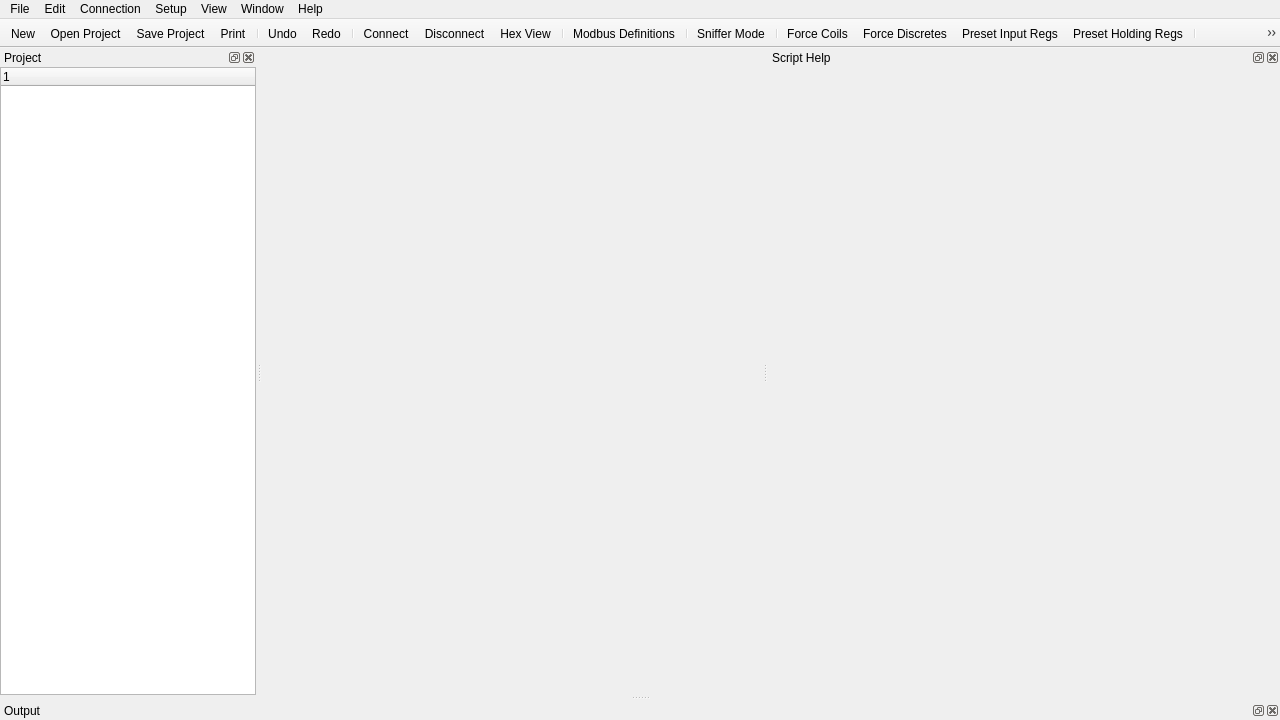
<?xml version="1.0" encoding="UTF-8"?>
<ui version="4.0">
 <class>MainWindow</class>
 <widget class="QMainWindow" name="MainWindow">
  <property name="geometry">
   <rect>
    <x>0</x>
    <y>0</y>
    <width>1280</width>
    <height>720</height>
   </rect>
  </property>
  <property name="contextMenuPolicy">
   <enum>Qt::NoContextMenu</enum>
  </property>
  <property name="windowTitle">
   <string>Open ModSim</string>
  </property>
  <property name="windowIcon">
   <iconset resource="resources.qrc">
    <normaloff>:/res/omodsim.png</normaloff>:/res/omodsim.png</iconset>
  </property>
  <widget class="QWidget" name="centralwidget">
   <layout class="QHBoxLayout" name="horizontalLayout">
    <property name="leftMargin">
     <number>0</number>
    </property>
    <property name="topMargin">
     <number>0</number>
    </property>
    <property name="rightMargin">
     <number>0</number>
    </property>
    <property name="bottomMargin">
     <number>0</number>
    </property>
    <item>
     <widget class="MdiAreaEx" name="mdiArea" native="true">
      <property name="documentMode" stdset="0">
       <bool>true</bool>
      </property>
      <property name="tabsClosable" stdset="0">
       <bool>true</bool>
      </property>
      <property name="tabsMovable" stdset="0">
       <bool>true</bool>
      </property>
     </widget>
    </item>
   </layout>
  </widget>
  <widget class="QDockWidget" name="projectDockWidget">
   <property name="allowedAreas">
    <set>Qt::LeftDockWidgetArea|Qt::RightDockWidgetArea</set>
   </property>
   <property name="windowTitle">
    <string>Project</string>
   </property>
   <attribute name="dockWidgetArea">
    <number>1</number>
   </attribute>
   <widget class="QWidget" name="projectDockWidgetContents">
    <layout class="QVBoxLayout" name="projectDockWidgetLayout">
     <property name="leftMargin">
      <number>0</number>
     </property>
     <property name="topMargin">
      <number>0</number>
     </property>
     <property name="rightMargin">
      <number>0</number>
     </property>
     <property name="bottomMargin">
      <number>0</number>
     </property>
     <item>
      <widget class="ProjectTreeWidget" name="projectTree">
       <column>
        <property name="text">
         <string notr="true">1</string>
        </property>
       </column>
      </widget>
     </item>
    </layout>
   </widget>
  </widget>
  <widget class="QDockWidget" name="helpDockWidget">
   <property name="minimumSize">
    <size>
     <width>512</width>
     <height>38</height>
    </size>
   </property>
   <property name="visible">
    <bool>true</bool>
   </property>
   <property name="allowedAreas">
    <set>Qt::BottomDockWidgetArea|Qt::LeftDockWidgetArea|Qt::RightDockWidgetArea</set>
   </property>
   <property name="windowTitle">
    <string>Script Help</string>
   </property>
   <attribute name="dockWidgetArea">
    <number>2</number>
   </attribute>
   <widget class="QWidget" name="helpDockWidgetContents">
    <layout class="QVBoxLayout" name="helpDockWidgetLayout">
     <property name="leftMargin">
      <number>0</number>
     </property>
     <property name="topMargin">
      <number>0</number>
     </property>
     <property name="rightMargin">
      <number>0</number>
     </property>
     <property name="bottomMargin">
      <number>0</number>
     </property>
     <item>
      <widget class="HelpWidget" name="helpWidget" native="true"/>
     </item>
    </layout>
   </widget>
  </widget>
  <widget class="QDockWidget" name="consoleDockWidget">
   <property name="visible">
    <bool>true</bool>
   </property>
   <property name="allowedAreas">
    <set>Qt::BottomDockWidgetArea|Qt::TopDockWidgetArea</set>
   </property>
   <property name="windowTitle">
    <string>Output</string>
   </property>
   <attribute name="dockWidgetArea">
    <number>8</number>
   </attribute>
   <widget class="QWidget" name="consoleDockWidgetContents">
    <layout class="QVBoxLayout" name="consoleDockWidgetLayout">
     <property name="leftMargin">
      <number>0</number>
     </property>
     <property name="topMargin">
      <number>0</number>
     </property>
     <property name="rightMargin">
      <number>0</number>
     </property>
     <property name="bottomMargin">
      <number>0</number>
     </property>
     <item>
      <widget class="OutputPanel" name="outputPanel" native="true"/>
     </item>
    </layout>
   </widget>
  </widget>
  <widget class="QMenuBar" name="menubar">
   <property name="geometry">
    <rect>
     <x>0</x>
     <y>0</y>
     <width>1280</width>
     <height>21</height>
    </rect>
   </property>
   <widget class="QMenu" name="menuFile">
    <property name="title">
     <string>File</string>
    </property>
    <widget class="QMenu" name="menuNew">
     <property name="title">
      <string>New</string>
     </property>
     <addaction name="actionNewDataView"/>
     <addaction name="actionNewDataMapView"/>
     <addaction name="actionNewTrafficView"/>
     <addaction name="actionNewScript"/>
    </widget>
    <addaction name="menuNew"/>
    <addaction name="separator"/>
    <addaction name="actionImportScript"/>
    <addaction name="separator"/>
    <addaction name="actionClose"/>
    <addaction name="actionCloseAll"/>
    <addaction name="separator"/>
    <addaction name="actionOpenProject"/>
    <addaction name="actionSaveProject"/>
    <addaction name="actionSaveProjectAs"/>
    <addaction name="actionCloseProject"/>
    <addaction name="separator"/>
    <addaction name="actionPrint"/>
    <addaction name="actionPrintSetup"/>
    <addaction name="separator"/>
    <addaction name="actionExit"/>
   </widget>
   <widget class="QMenu" name="menuEdit">
    <property name="title">
     <string>Edit</string>
    </property>
    <addaction name="actionUndo"/>
    <addaction name="actionRedo"/>
    <addaction name="separator"/>
    <addaction name="actionCut"/>
    <addaction name="actionCopy"/>
    <addaction name="actionPaste"/>
    <addaction name="separator"/>
    <addaction name="actionSelectAll"/>
    <addaction name="separator"/>
    <addaction name="actionFind"/>
    <addaction name="actionReplace"/>
    <addaction name="separator"/>
    <addaction name="actionPreferences"/>
   </widget>
   <widget class="QMenu" name="menuConnection">
    <property name="title">
     <string>Connection</string>
    </property>
    <addaction name="actionConnect"/>
    <addaction name="actionDisconnect"/>
    <addaction name="separator"/>
    <addaction name="actionSnifferMode"/>
   </widget>
   <widget class="QMenu" name="menuSetup">
    <property name="title">
     <string>Setup</string>
    </property>
    <addaction name="actionMbDefinitions"/>
    <addaction name="separator"/>
    <addaction name="actionForceCoils"/>
    <addaction name="actionForceDiscretes"/>
    <addaction name="actionPresetInputRegs"/>
    <addaction name="actionPresetHoldingRegs"/>
   </widget>
   <widget class="QMenu" name="menuWindow">
    <property name="title">
     <string>Window</string>
    </property>
    <addaction name="actionCascade"/>
    <addaction name="actionTile"/>
   </widget>
   <widget class="QMenu" name="menuHelp">
    <property name="title">
     <string>Help</string>
    </property>
    <addaction name="actionAbout"/>
   </widget>
   <widget class="QMenu" name="menuView">
    <property name="title">
     <string>View</string>
    </property>
    <addaction name="actionTabbedView"/>
    <addaction name="actionSplitView"/>
    <addaction name="separator"/>
    <addaction name="actionToolbar"/>
    <addaction name="actionStatusBar"/>
    <addaction name="separator"/>
    <addaction name="actionProjectTree"/>
    <addaction name="actionScriptHelp"/>
    <addaction name="actionOutputWindow"/>
    <addaction name="separator"/>
    <addaction name="actionMsgParser"/>
   </widget>
   <addaction name="menuFile"/>
   <addaction name="menuEdit"/>
   <addaction name="menuConnection"/>
   <addaction name="menuSetup"/>
   <addaction name="menuView"/>
   <addaction name="menuWindow"/>
   <addaction name="menuHelp"/>
  </widget>
  <widget class="ToolBar" name="toolBarMain">
   <property name="windowTitle">
    <string>Toolbar</string>
   </property>
   <property name="movable">
    <bool>false</bool>
   </property>
   <property name="allowedAreas">
    <set>Qt::TopToolBarArea</set>
   </property>
   <property name="floatable">
    <bool>false</bool>
   </property>
   <attribute name="toolBarArea">
    <enum>TopToolBarArea</enum>
   </attribute>
   <attribute name="toolBarBreak">
    <bool>false</bool>
   </attribute>
   <addaction name="actionNew"/>
   <addaction name="actionOpenProject"/>
   <addaction name="actionSaveProject"/>
   <addaction name="actionPrint"/>
   <addaction name="separator"/>
   <addaction name="actionUndo"/>
   <addaction name="actionRedo"/>
   <addaction name="separator"/>
   <addaction name="actionConnect"/>
   <addaction name="actionDisconnect"/>
   <addaction name="actionHexView"/>
   <addaction name="separator"/>
   <addaction name="actionMbDefinitions"/>
   <addaction name="separator"/>
   <addaction name="actionSnifferMode"/>
   <addaction name="separator"/>
   <addaction name="actionForceCoils"/>
   <addaction name="actionForceDiscretes"/>
   <addaction name="actionPresetInputRegs"/>
   <addaction name="actionPresetHoldingRegs"/>
   <addaction name="separator"/>
   <addaction name="actionMsgParser"/>
   <addaction name="separator"/>
   <addaction name="actionAbout"/>
  </widget>
  <action name="actionNew">
   <property name="text">
    <string>New</string>
   </property>
   <property name="shortcut">
    <string notr="true">Ctrl+N</string>
   </property>
  </action>
  <action name="actionClose">
   <property name="text">
    <string>Close</string>
   </property>
   <property name="shortcut">
    <string notr="true">Ctrl+W</string>
   </property>
  </action>
  <action name="actionOpenProject">
   <property name="icon">
    <iconset resource="resources.qrc">
     <normaloff>:/res/icons/fallback/open.png</normaloff>:/res/icons/fallback/open.png</iconset>
   </property>
   <property name="text">
    <string>Open Project...</string>
   </property>
   <property name="shortcut">
    <string>Ctrl+O</string>
   </property>
  </action>
  <action name="actionSaveProject">
   <property name="icon">
    <iconset resource="resources.qrc">
     <normaloff>:/res/icons/fallback/save.png</normaloff>:/res/icons/fallback/save.png</iconset>
   </property>
   <property name="text">
    <string>Save Project</string>
   </property>
  </action>
  <action name="actionSaveProjectAs">
   <property name="text">
    <string>Save Project As...</string>
   </property>
  </action>
  <action name="actionCloseProject">
   <property name="text">
    <string>Close Project</string>
   </property>
  </action>
  <action name="actionPrint">
   <property name="icon">
    <iconset resource="resources.qrc">
     <normaloff>:/res/icons/fallback/print.png</normaloff>:/res/icons/fallback/print.png</iconset>
   </property>
   <property name="text">
    <string>Print...</string>
   </property>
   <property name="shortcut">
    <string notr="true">Ctrl+P</string>
   </property>
  </action>
  <action name="actionPrintSetup">
   <property name="text">
    <string>Print Setup...</string>
   </property>
  </action>
  <action name="actionRecentFile">
   <property name="text">
    <string>Recent File</string>
   </property>
  </action>
  <action name="actionExit">
   <property name="text">
    <string>Exit</string>
   </property>
   <property name="menuRole">
    <enum>QAction::QuitRole</enum>
   </property>
  </action>
  <action name="actionConnect">
   <property name="icon">
    <iconset resource="resources.qrc">
     <normaloff>:/res/icons/fallback/connect.png</normaloff>:/res/icons/fallback/connect.png</iconset>
   </property>
   <property name="text">
    <string>Connect</string>
   </property>
  </action>
  <action name="actionDisconnect">
   <property name="icon">
    <iconset resource="resources.qrc">
     <normaloff>:/res/icons/fallback/disconnect.png</normaloff>:/res/icons/fallback/disconnect.png</iconset>
   </property>
   <property name="text">
    <string>Disconnect</string>
   </property>
  </action>
  <action name="actionHexView">
   <property name="checkable">
    <bool>true</bool>
   </property>
   <property name="icon">
    <iconset resource="resources.qrc">
     <normaloff>:/res/icons/fallback/hex-view.png</normaloff>:/res/icons/fallback/hex-view.png</iconset>
   </property>
   <property name="text">
    <string>Hex View</string>
   </property>
   <property name="toolTip">
    <string>Hex View</string>
   </property>
  </action>
  <action name="actionSnifferMode">
   <property name="checkable">
    <bool>true</bool>
   </property>
   <property name="icon">
    <iconset resource="resources.qrc">
     <normaloff>:/res/icons/fallback/sniffer.png</normaloff>:/res/icons/fallback/sniffer.png</iconset>
   </property>
   <property name="text">
    <string>Sniffer Mode</string>
   </property>
   <property name="toolTip">
    <string>Sniffer mode: show all Modbus RTU traffic on serial ports without responding</string>
   </property>
  </action>
  <action name="actionCascade">
   <property name="text">
    <string>Cascade</string>
   </property>
  </action>
  <action name="actionTile">
   <property name="text">
    <string>Tile</string>
   </property>
  </action>
  <action name="actionAbout">
   <property name="icon">
    <iconset resource="resources.qrc">
     <normaloff>:/res/icons/fallback/about.png</normaloff>:/res/icons/fallback/about.png</iconset>
   </property>
   <property name="text">
    <string>About Open ModSim...</string>
   </property>
   <property name="menuRole">
    <enum>QAction::AboutRole</enum>
   </property>
  </action>
  <action name="actionToolbar">
   <property name="checkable">
    <bool>true</bool>
   </property>
   <property name="text">
    <string>Toolbar</string>
   </property>
  </action>
  <action name="actionStatusBar">
   <property name="checkable">
    <bool>true</bool>
   </property>
   <property name="text">
    <string>Status Bar</string>
   </property>
  </action>
  <action name="actionForceCoils">
   <property name="icon">
    <iconset resource="resources.qrc">
     <normaloff>:/res/icons/fallback/force-coils.png</normaloff>:/res/icons/fallback/force-coils.png</iconset>
   </property>
   <property name="text">
    <string>Force Coils</string>
   </property>
  </action>
  <action name="actionPresetHoldingRegs">
   <property name="icon">
    <iconset resource="resources.qrc">
     <normaloff>:/res/icons/fallback/preset-holding-regs.png</normaloff>:/res/icons/fallback/preset-holding-regs.png</iconset>
   </property>
   <property name="text">
    <string>Preset Holding Regs</string>
   </property>
  </action>
  <action name="actionPresetInputRegs">
   <property name="icon">
    <iconset resource="resources.qrc">
     <normaloff>:/res/icons/fallback/preset-input-regs.png</normaloff>:/res/icons/fallback/preset-input-regs.png</iconset>
   </property>
   <property name="text">
    <string>Preset Input Regs</string>
   </property>
  </action>
  <action name="actionForceDiscretes">
   <property name="icon">
    <iconset resource="resources.qrc">
     <normaloff>:/res/icons/fallback/force-discretes.png</normaloff>:/res/icons/fallback/force-discretes.png</iconset>
   </property>
   <property name="text">
    <string>Force Discretes</string>
   </property>
  </action>
  <action name="actionUndo">
   <property name="icon">
    <iconset resource="resources.qrc">
     <normaloff>:/res/icons/fallback/undo.png</normaloff>:/res/icons/fallback/undo.png</iconset>
   </property>
   <property name="text">
    <string>Undo</string>
   </property>
   <property name="shortcut">
    <string notr="true">Ctrl+Z</string>
   </property>
  </action>
  <action name="actionRedo">
   <property name="icon">
    <iconset resource="resources.qrc">
     <normaloff>:/res/icons/fallback/redo.png</normaloff>:/res/icons/fallback/redo.png</iconset>
   </property>
   <property name="text">
    <string>Redo</string>
   </property>
   <property name="shortcut">
    <string notr="true">Ctrl+Y</string>
   </property>
  </action>
  <action name="actionCut">
   <property name="icon">
    <iconset resource="resources.qrc">
     <normaloff>:/res/icons/fallback/cut.png</normaloff>:/res/icons/fallback/cut.png</iconset>
   </property>
   <property name="text">
    <string>Cut</string>
   </property>
   <property name="shortcut">
    <string notr="true">Ctrl+X</string>
   </property>
  </action>
  <action name="actionCopy">
   <property name="icon">
    <iconset resource="resources.qrc">
     <normaloff>:/res/icons/fallback/copy.png</normaloff>:/res/icons/fallback/copy.png</iconset>
   </property>
   <property name="text">
    <string>Copy</string>
   </property>
   <property name="shortcut">
    <string notr="true">Ctrl+C</string>
   </property>
  </action>
  <action name="actionPaste">
   <property name="icon">
    <iconset resource="resources.qrc">
     <normaloff>:/res/icons/fallback/paste.png</normaloff>:/res/icons/fallback/paste.png</iconset>
   </property>
   <property name="text">
    <string>Paste</string>
   </property>
   <property name="shortcut">
    <string notr="true">Ctrl+V</string>
   </property>
  </action>
  <action name="actionSelectAll">
   <property name="text">
    <string>Select All</string>
   </property>
   <property name="shortcut">
    <string notr="true">Ctrl+A</string>
   </property>
  </action>
  <action name="actionFind">
   <property name="text">
    <string>Find...</string>
   </property>
   <property name="shortcut">
    <string notr="true">Ctrl+F</string>
   </property>
  </action>
  <action name="actionReplace">
   <property name="text">
    <string>Replace...</string>
   </property>
   <property name="shortcut">
    <string>Ctrl+H</string>
   </property>
  </action>
  <action name="actionMsgParser">
   <property name="icon">
    <iconset resource="resources.qrc">
     <normaloff>:/res/icons/fallback/msg-parser.png</normaloff>:/res/icons/fallback/msg-parser.png</iconset>
   </property>
   <property name="text">
    <string>Msg Parser</string>
   </property>
   <property name="shortcut">
    <string notr="true">F9</string>
   </property>
   <property name="shortcutContext">
    <enum>Qt::ApplicationShortcut</enum>
   </property>
   <property name="autoRepeat">
    <bool>false</bool>
   </property>
  </action>
  <action name="actionMbDefinitions">
   <property name="icon">
    <iconset resource="resources.qrc">
     <normaloff>:/res/icons/fallback/mb-definitions.png</normaloff>:/res/icons/fallback/mb-definitions.png</iconset>
   </property>
   <property name="text">
    <string>Modbus Definitions</string>
   </property>
   <property name="menuRole">
    <enum>QAction::NoRole</enum>
   </property>
  </action>
  <action name="actionTabbedView">
   <property name="checkable">
    <bool>true</bool>
   </property>
   <property name="text">
    <string>Tabbed View</string>
   </property>
  </action>
  <action name="actionCloseAll">
   <property name="text">
    <string>Close All</string>
   </property>
   <property name="toolTip">
    <string>Close All Windows</string>
   </property>
   <property name="shortcut">
    <string notr="true">Ctrl+Shift+W</string>
   </property>
  </action>
  <action name="actionScriptHelp">
   <property name="checkable">
    <bool>true</bool>
   </property>
   <property name="text">
    <string>Script Help</string>
   </property>
   <property name="toolTip">
    <string>Script Help</string>
   </property>
   <property name="shortcut">
    <string>F1</string>
   </property>
  </action>
  <action name="actionOutputWindow">
   <property name="checkable">
    <bool>true</bool>
   </property>
   <property name="text">
    <string>Output Window</string>
   </property>
   <property name="toolTip">
    <string>Output Window</string>
   </property>
  </action>
  <action name="actionProjectTree">
   <property name="checkable">
    <bool>true</bool>
   </property>
   <property name="text">
    <string>Project Tree</string>
   </property>
  </action>
  <action name="actionPreferences">
   <property name="text">
    <string>Preferences</string>
   </property>
   <property name="shortcut">
    <string notr="true">Ctrl+,</string>
   </property>
   <property name="menuRole">
    <enum>QAction::PreferencesRole</enum>
   </property>
  </action>
  <action name="actionNewDataView">
   <property name="icon">
    <iconset resource="resources.qrc">
     <normaloff>:/res/icons/fallback/new-data.png</normaloff>:/res/icons/fallback/new-data.png</iconset>
   </property>
   <property name="text">
    <string>New Data View</string>
   </property>
  </action>
  <action name="actionNewTrafficView">
   <property name="icon">
    <iconset resource="resources.qrc">
     <normaloff>:/res/icons/fallback/new-traffic.png</normaloff>:/res/icons/fallback/new-traffic.png</iconset>
   </property>
   <property name="text">
    <string>New Traffic View</string>
   </property>
  </action>
  <action name="actionNewScript">
   <property name="icon">
    <iconset resource="resources.qrc">
     <normaloff>:/res/icons/fallback/new-script.png</normaloff>:/res/icons/fallback/new-script.png</iconset>
   </property>
   <property name="text">
    <string>New Script</string>
   </property>
  </action>
  <action name="actionNewDataMapView">
   <property name="icon">
    <iconset resource="resources.qrc">
     <normaloff>:/res/icons/fallback/new-data.png</normaloff>:/res/icons/fallback/new-data.png</iconset>
   </property>
   <property name="text">
    <string>New Map View</string>
   </property>
   <property name="toolTip">
    <string>New Map View</string>
   </property>
  </action>
  <action name="actionImportScript">
   <property name="text">
    <string>Import Script...</string>
   </property>
  </action>
  <action name="actionSplitView">
   <property name="checkable">
    <bool>true</bool>
   </property>
   <property name="icon">
    <iconset resource="resources.qrc">
     <normaloff>:/res/icons/fallback/split-view.png</normaloff>:/res/icons/fallback/split-view.png</iconset>
   </property>
   <property name="text">
    <string>Split View</string>
   </property>
  </action>
 </widget>
 <customwidgets>
  <customwidget>
   <class>MdiAreaEx</class>
   <extends>QWidget</extends>
   <header>mdiareaex.h</header>
   <container>1</container>
  </customwidget>
  <customwidget>
   <class>ProjectTreeWidget</class>
   <extends>QTreeWidget</extends>
   <header>projecttreewidget.h</header>
  </customwidget>
  <customwidget>
   <class>HelpWidget</class>
   <extends>QWidget</extends>
   <header>helpwidget.h</header>
   <container>1</container>
  </customwidget>
  <customwidget>
   <class>OutputPanel</class>
   <extends>QWidget</extends>
   <header>outputpanel.h</header>
   <container>1</container>
  </customwidget>
  <customwidget>
   <class>ToolBar</class>
   <extends>QToolBar</extends>
   <header>toolbar.h</header>
  </customwidget>
 </customwidgets>
 <resources>
  <include location="../app/resources.qrc"/>
 </resources>
 <connections/>
</ui>
